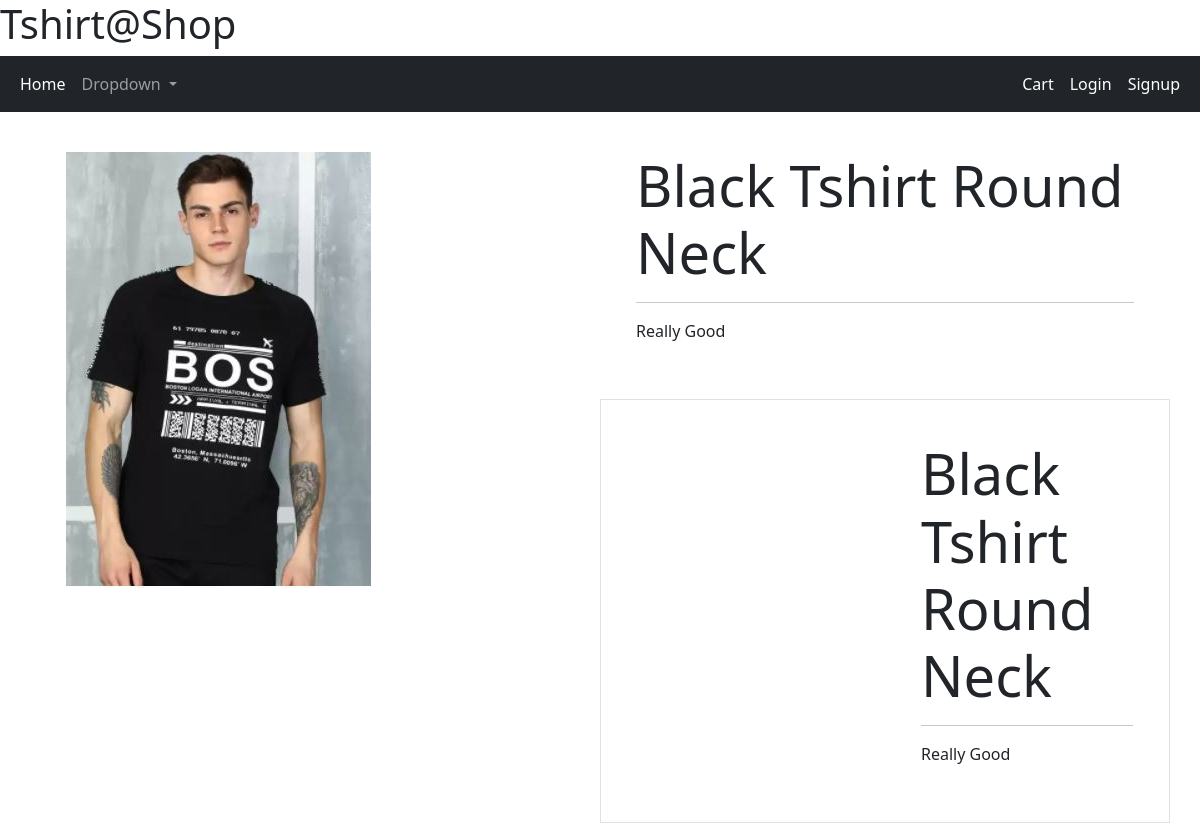
Page /product/1 on the committed database.
### store/models.py (models this page shows, shortened)
class Tshirt(models.Model):
    name = models.CharField(max_length=50, null= False)
    description = models.CharField(max_length=500, null=True)
    discount= models.IntegerField(default=0)
    image= models.ImageField(upload_to="upload/images/", null=False)
    occasion= models.ForeignKey(Occasion, on_delete=models.CASCADE)
    brand= models.ForeignKey(Brand, on_delete=models.CASCADE)
    sleeve= models.ForeignKey(Sleeve, on_delete=models.CASCADE)
    neck_type= models.ForeignKey(Necktype, on_delete=models.CASCADE)
    ideal_for= models.ForeignKey(IdealFor, on_delete=models.CASCADE)
    colour= models.ForeignKey(Colour, on_delete=models.CASCADE)

### store/views.py (the view)
# urls.py: path("product/<int:id>", show_product)
def show_product(request, id):
    tshirt=Tshirt.objects.get(pk=id)
    return render(request,template_name="store/products_details.html", context={"tshirt": tshirt})

### store/templates/store/products_details.html (shortened to what this page needs)
{% extends "./base.html" %}
{% block content %}
<div class="container">
    <div class="row">
        <div class="col">
            <div class="p-4 m-3 mx-auto">
                <img src="{{tshirt.image.url}}" class="image-fluid">
            </div>
        </div>
        <div class="col">
            <div class="p-4 m-3 mx-auto">
                <div class="display-4">{{tshirt.name}}</div>
                    <hr>
                <p>{{tshirt.description|title}}</p>
            </div>
                <div class="row border">
                    <div class="col">
                        <div class="p-4 m-3 mx-auto">
                        </div>
                    </div>
                    <div class="col">
                        <div class="p-4 m-3 mx-auto">
                            <div class="display-4">{{tshirt.name}}</div>
                                <hr>
                            <p>{{tshirt.description|title}}</p>
                        </div>
                    </div>
                </div>
            </div>
    </div>
</div>
{% endblock %}

### rows in the picture
Tshirt: image (picture), name "Black Tshirt Round Neck", description "Really Good"
